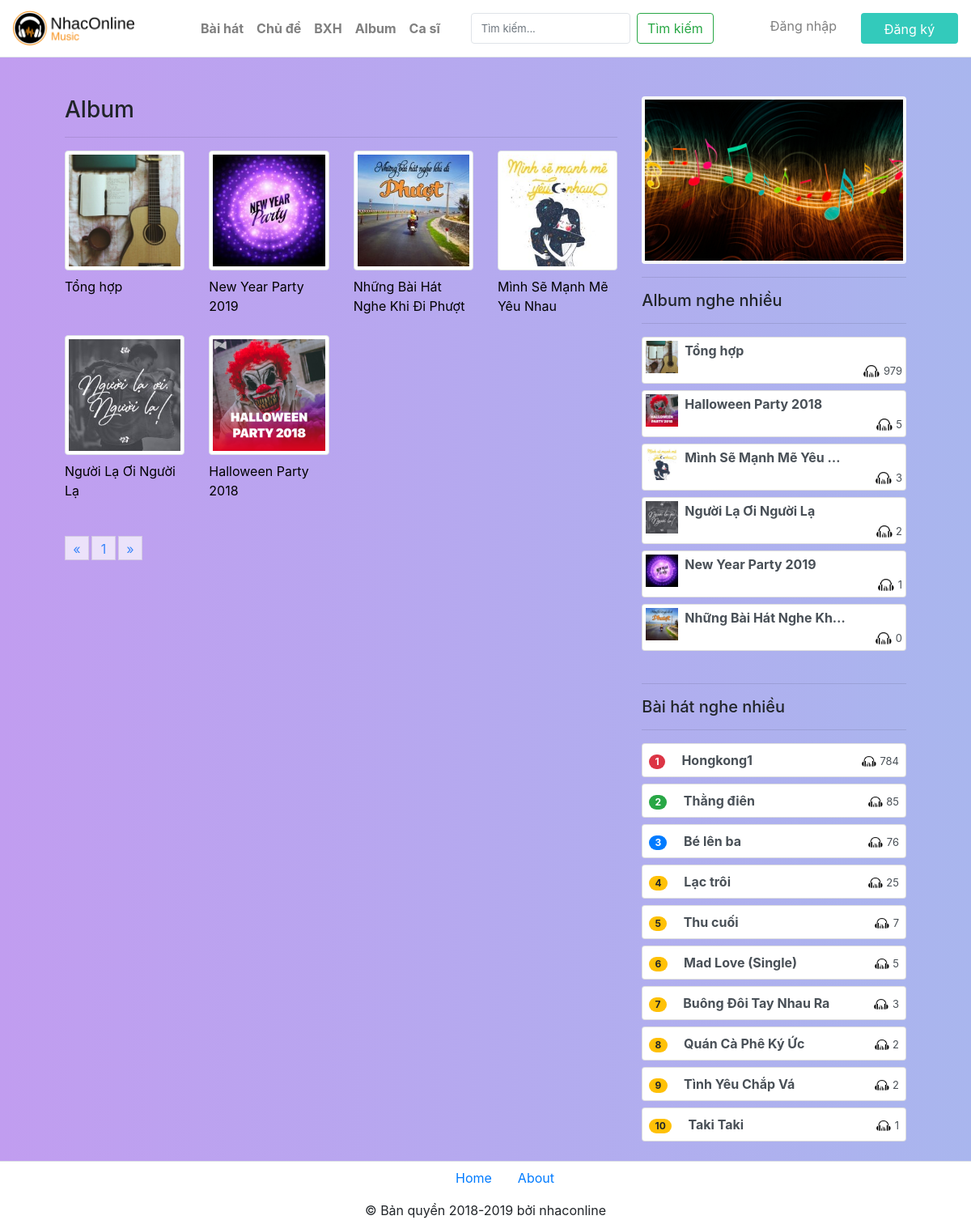
The app's page /Sources/album.php with its own data.
### tables this page shows
CREATE TABLE IF NOT EXISTS album (
  id int(100) NOT NULL AUTO_INCREMENT,
  tenalbum varchar(100) NOT NULL,
  image varchar(100) NOT NULL,
  PRIMARY KEY (id)
);

CREATE TABLE IF NOT EXISTS baihat (
  id int(100) NOT NULL AUTO_INCREMENT,
  tenbaihat varchar(100) NOT NULL,
  path varchar(100) NOT NULL,
  image varchar(100) NOT NULL,
  luotnghe int(100) NOT NULL,
  likes int(100) NOT NULL DEFAULT 0,
  idalbum int(10) NOT NULL,
  idcasi int(10) NOT NULL,
  idchude int(10) NOT NULL,
  ngaydang datetime NOT NULL DEFAULT CURRENT_TIMESTAMP,
  PRIMARY KEY (id)
);

### Sources/album.php (the view, shortened to what this page needs)
<!DOCTYPE html>
<html lang="en">
<head>
    <link rel="stylesheet" href="./css/hover.css">
    <link rel="stylesheet" href="./css/bootstrap.min.css">
    <link rel="stylesheet" href="./css/fixbody.css">
	<link rel="stylesheet" href="./css/jquery.paginate.css">
</head>
<body>
    <div class="container-fullwidth">
        <?php
        include('./php/header.php');
        ?>
        <main class="col-md-11 m-auto">
            <div class="left col-md-8 float-left">
                <div class="text-md-left mt-5">
                    <h3>Album</h3>
                </div><hr>
                <div class="row" id="listbaihat">
                <?php
                    require('./php/connect.php');
                    $sql = "SELECT * FROM album";
                    $result = mysqli_query($con,$sql);
                    while($row = mysqli_fetch_assoc($result)){
                        $tenalbum = $row['tenalbum'];
                        $image=$row['image'];
                        echo '<div class="col-lg-3 col-md-4 img-hover">
                                <a href="p_album.php?id='.$row['id'] .'" class="d-block mb-4 h-100" style="text-decoration: none;">
                                <div><img class="img-fluid img-thumbnail " src="./'.$image.'" alt=""></div>
                                <div class="mt-2" style="color: black;">'.$tenalbum.'</div>
                                </a>
                            </div>';
                    }
                    ?>
                </div>
            </div>
            <div class="right col-md-4 float-right">
                <?php include('./php/menuright.php');?>
            </div>
        </main>
        <?php
        include('./php/footer.php');
        ?>
    </div>
</body>
</html>

### Sources/php/menuright.php (shortened to what this page needs)
<div class="w-100 mt-5 p-1 bg-light rounded"><img class="w-100" src="./image/score.jpg" alt="Ảnh"></div>
    <hr>
    <div class="text-md-left mt-3">
            <h5>Album nghe nhiều</h5>
        </div><hr>
    <div class="list-group">
        <ul id="listbaihat" class="p-0" style="list-style:none;">
            <?php require('./php/connect.php');
            $sql = "SELECT a.id,a.tenalbum,a.image, SUM(vb.luotnghe) AS tongluotnghe FROM album a INNER JOIN v_baihat vb ON a.id = vb.idalbum GROUP BY a.id ORDER BY (tongluotnghe) DESC" ;
            $result = mysqli_query($con,$sql);
            while($row = mysqli_fetch_assoc($result)){
                $tenalbum = $row['tenalbum'];
                $anh = $row['image'];
                $luotnghe = $row['tongluotnghe'];
                echo '<a href="./p_album.php?id='.$row['id'].'" class="list-group-item list-group-item-action flex-column align-items-start mb-2 p-1 rounded">
                    <span>
                        <img class="float-md-left mr-2" src="./'.$anh.'" width="40px">
                    </span>
                    <div class="item_title">'.$tenalbum.'</div>
                    <div class="box_items text-right">
                        <span class="item_span">
                            <img src="./image/views.png" width="20px">
                            <span style="font-size:13px;">'.$luotnghe.'</span>
                        </span>
                    </div>
                </a>';
            }
            ?>
        </ul>
    </div>
    <hr>
<div class="text-md-left">
    <h5>Bài hát nghe nhiều</h5>
</div><hr>
<div class="list-group">
    <?php
        require('./php/connect.php');
        $sql = "SELECT * FROM v_baihat ORDER BY luotnghe DESC";
        $result = mysqli_query($con,$sql);
        $i=1;
        while(($row = mysqli_fetch_assoc($result)) && ($i<=10)){
            $tenbaihat = $row['tenbaihat'];
            $luotnghe = $row['luotnghe'];
            $cl='';
        switch ($i) {
            case 1:
                $cl='danger';
                break;
            case 2:
                $cl='success';
                break;
            case 3:
                $cl='primary';
                break;
            default:
                $cl='warning';
                break;
        }
        echo '<a href="./playnhac.php?id='.$row['id'].'" class="list-group-item list-group-item-action flex-column align-items-start mb-2 p-2 rounded">
                <span class="badge badge-pill badge-'.$cl.'">'.$i.'</span>
                <span class="ml-3 rg">'.$tenbaihat.'</span>
                <span class="item_span float-right">
                    <img src="./image/views.png" width="18px">
                    <span style="font-size:13px;">'.$luotnghe.'</span>
                </span>
            </a>';
        $i++;
        }
    ?>
</div>

### Sources/css/hover.css (style rules this page uses)
.img-hover img { -webkit-transition: all .3s ease; -moz-transition: all .3s ease; -o-transition: all .3s ease; -ms-transition: all .3s ease; transition: all .3s ease; position:relative; }

### Sources/css/fixbody.css (style rules this page uses)
body { background: linear-gradient(to left, #a9b6ee, #c19df0); }

### Sources/php/menuright.php (style rules this page uses)
.item_title { width: 200px; overflow: hidden; white-space: nowrap; text-overflow: ellipsis; font-weight:bold; }
.rg { width: 200px; overflow: hidden; white-space: nowrap; text-overflow: ellipsis; font-weight:bold; }

### records on screen
album: image (picture), tenalbum "Tổng hợp", luotnghe "979"
album: image (picture), tenalbum "New Year Party 2019", luotnghe "1"
album: image (picture), tenalbum "Những Bài Hát Nghe Khi Đi Phượt", tenalbum "Những Bài Hát Nghe Kh…", luotnghe "0"
album: image (picture), tenalbum "Mình Sẽ Mạnh Mẽ Yêu Nhau", tenalbum "Mình Sẽ Mạnh Mẽ Yêu…", luotnghe "3"
album: image (picture), tenalbum "Người Lạ Ơi Người Lạ", luotnghe "2"
album: image (picture), tenalbum "Halloween Party 2018", luotnghe "5"
baihat: tenbaihat "Hongkong1", luotnghe "784"
baihat: tenbaihat "Thằng điên", luotnghe "85"
baihat: tenbaihat "Bé lên ba", luotnghe "76"
baihat: tenbaihat "Lạc trôi", luotnghe "25"
baihat: tenbaihat "Thu cuối", luotnghe "7"
baihat: tenbaihat "Mad Love (Single)", luotnghe "5"
baihat: tenbaihat "Buông Đôi Tay Nhau Ra", luotnghe "3"
baihat: tenbaihat "Quán Cà Phê Ký Ức", luotnghe "2"
baihat: tenbaihat "Tình Yêu Chắp Vá", luotnghe "2"
baihat: tenbaihat "Taki Taki", luotnghe "1"
